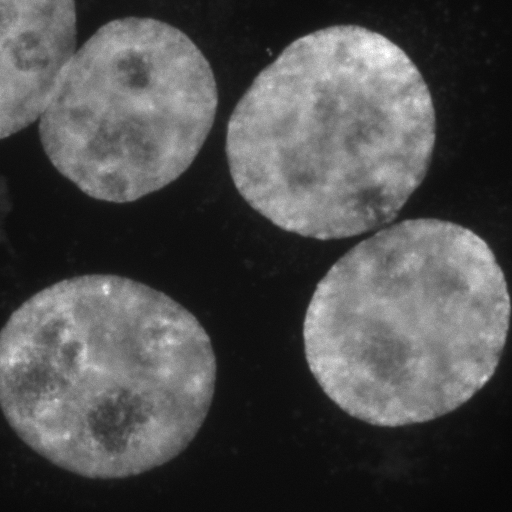
%> input picture tsbb08/labb4/lab4files/cells.tif, 512 x 512 px
$ octave threshCells.m   (GNU Octave 9; MATLAB toolbox functions it lacks are replaced by stand-ins)
%> lines starting %> are read from the running program, lines starting %| are printed output that depends on the picture; in (x1, y1, x2, y2) boxes, pixels count from 0 and x2, y2 are one past the last pixel; in counts of white or black regions, pixels touching at a corner belong together; the program's own positions count from 1
### tsbb08/labb4/lab4files/mid_way.m
function outT = mid_way(histo, startT)
% Calculates a threshold value from a histogram using the mid-way method.
%
% histo: A 1D array histogram.
% The histogram bins must correspond to gray value 0, 1, 2,...
% startT: start threshold
% outT: the calculated threshold (integer)
%
% Programmed by Maria Magnusson 2018-08

num = length(histo);
t0 = floor(startT);
t1 = t0+2;

% Calculate the threshold
%------------------------
while abs(t0-t1) > 0.5

  t0 = t1;

  % Calculate mean for the lower part of the histogram
  %---------------------------------------------------
  lowersum1 = sum(histo(1:t0+1).*[0:t0]);
  lowersum2 = sum(histo(1:t0+1));
  if lowersum2 ~= 0
    mean0 = lowersum1/lowersum2;
  else
    error('Cannot calculate new threshold');
  end;

  % Calculate mean for the upper part of the histogram
  %---------------------------------------------------
  uppersum1 = sum(histo(t0+2:num).*[t0+1:num-1]);
  uppersum2 = sum(histo(t0+2:num));
  if uppersum2 ~= 0
    mean1 = uppersum1/uppersum2;
  else
    error('Cannot calculate new threshold');
  end;

  % Calculate new threshold
  %------------------------
  t1 = floor((mean0+mean1)/2);

end;

outT = t1;

### tsbb08/labb4/lab4files/leastError.m
function outT = leastError(histo, startT)
% Calculates a threshold value from a histogram using the least-error method.
%
% histo: A 1D array histogram.
% The histogram bins must correspond to gray value 0, 1, 2,...
% startT: start threshold
% outT: the calculated threshold (integer)
num = length(histo);
t0 = floor(startT);
t1 = t0+2;
% Calculate the threshold
%------------------------
while abs(t0-t1) > 0.5
    t0 = t1;
    % Calculate mean for the lower part of the histogram
    %---------------------------------------------------
    lowersum1 = sum(histo(1:t0+1).*[0:t0]);
    lowersum2 = sum(histo(1:t0+1));
    if lowersum2 ~= 0
        mean0 = lowersum1/lowersum2;
    else
        error('Cannot calculate new threshold');
    end;

    % Calculate variance for the lower part of the histogram
    %---------------------------------------------------
    lowersum1 = sum(histo(1:t0+1).*([0:t0]-mean0).^2);
    lowersum2 = sum(histo(1:t0+1));
    if lowersum2 ~= 0
        s0 = lowersum1/lowersum2;
    else
        error('Cannot calculate variance')
    end;

    % Calculate probability for the lower part of the histogram
    %---------------------------------------------------
    lowersum1 = sum(histo(1:t0+1));
    lowersum2 = sum(histo(1:num));
    if lowersum2 ~= 0
        p0 = lowersum1/lowersum2;
    else
        error('Cannot calculate probability')
    end;

    % Calculate mean for the upper part of the histogram
    %---------------------------------------------------
    uppersum1 = sum(histo(t0+2:num).*[t0+1:num-1]);
    uppersum2 = sum(histo(t0+2:num));
    if uppersum2 ~= 0
        mean1 = uppersum1/uppersum2;
    else
        error('Cannot calculate new threshold');
    end;

    % Calculate variance for the upper part of the histogram
    %---------------------------------------------------
    uppersum1 = sum(histo(t0+2:num).*([t0+1:num-1]-mean1).^2);
    uppersum2 = sum(histo(t0+2:num));
    if lowersum2 ~= 0
        s1 = uppersum1/uppersum2;
    else
        error('Cannot calculate variance')
    end;

    % Calculate probability for the upper part of the histogram
    %---------------------------------------------------
    uppersum1 = sum(histo(t0+2:num));
    uppersum2 = sum(histo(1:num));
    if lowersum2 ~= 0
        p1 = uppersum1/uppersum2;
    else
        error('Cannot calculate probability')
    end;


    % Calculate new threshold
    %------------------------
    a = (s0*s1)/(s1-s0);
    b = 2*(-(mean0/s0)+(mean1/s1));
    c = -2*log(p0/p1)+log(s0/s1)+(mean0^2/s0)-(mean1^2/s1);
    t1 = floor(max(roots([1 a*b a*c])));

end;
outT = t1;

### tsbb08/labb4/lab4files/threshCells.m
im = imread('cells.tif');
%> im is the input picture: size 512x512 uint8; min 5, max 255, mean 77
histo = hist(im(:),[0:255]);
%> histo = 256 values, max 13224 at index 17, min 0 at index 1, mean 1024
T = mean(mean(im))
%> T = 77.01
%Tmid = 50;
Tmid = mid_way(histo, T)
%> in mid_way, `t0 = floor(startT);`: t0 = 77
%> in mid_way, `t1 = t0+2;`: t1 = 79
%> the loop in mid_way, `while abs(t0-t1) > 0.5` made 2 passes
%> (t0, lowersum1, lowersum2, mean0, uppersum1, uppersum2, mean1, t1) on passes 1 to 2: (79, 2722975, 132031, 20.62, 17463533, 130113, 134.2, 77), (77, 2672246, 131385, 20.34, 17514262, 130759, 133.9, 77)
%> in mid_way, `outT = t1;`: outT = 77
%> Tmid = 77
imTmid = im<=Tmid;
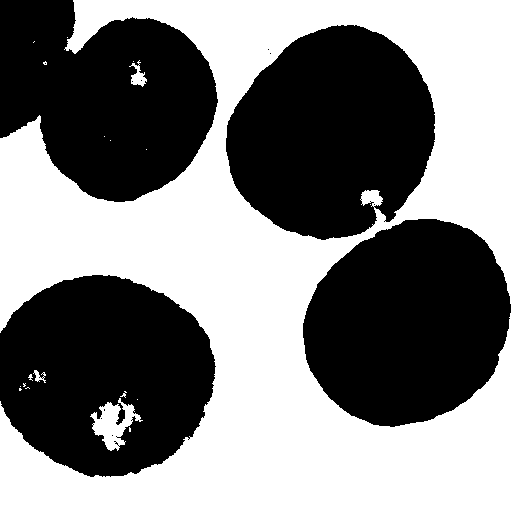
%> imTmid: size 512x512 logical; 50.1% white; 13 black regions (9 under 20 px), largest, box (x1, y1, x2, y2) and area: (226, 25, 435, 240) 33520, (303, 219, 511, 427) 32945, (0, 275, 216, 477) 32669, (0, 0, 218, 202) 31615
figure(1)
colormap(gray(256))
subplot(2,2,1), imagesc(im, [0 255]);
axis image; colorbar
title('original image');
subplot(2,2,2), plot(0:255, histo, '.-r');
axis tight; grid
title('histogram');
subplot(2,2,3), imagesc(imTmid, [0 1]);
axis image; colorbar
title('mid-way thresholded image');
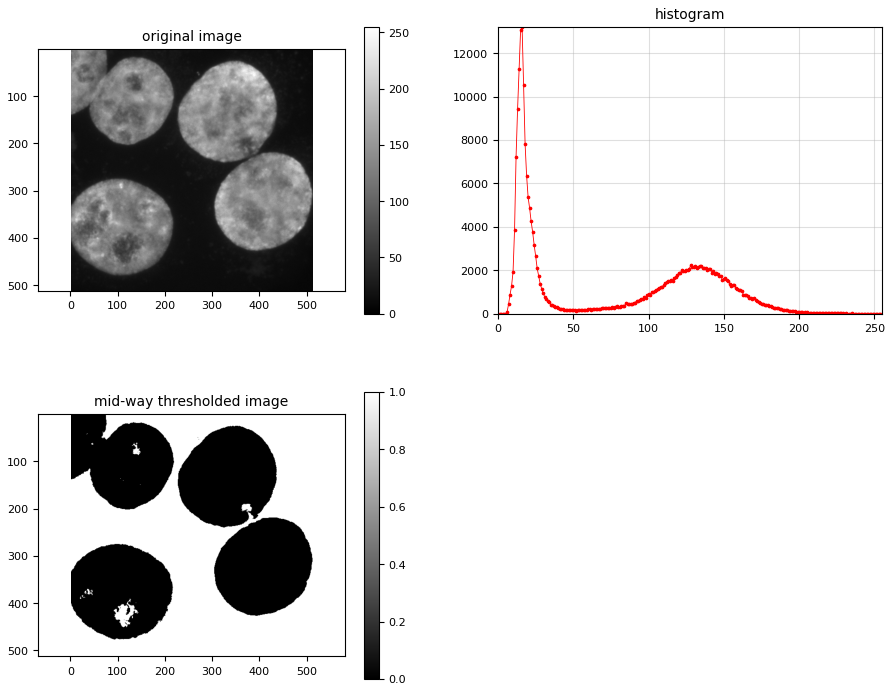
%> figure redrawn from the program's plot data, 3 panels

%%

im = imread('cells.tif');
histo = hist(im(:),[0:255]);
T = Tmid
%> T = 77
Tmid = leastError(histo, T)
%> in leastError, `t1 = t0+2;`: t1 = 79
%> the loop in leastError, `while abs(t0-t1) > 0.5` made 7 passes
%> (t0, mean0, s0, p0, mean1, s1) on passes 1 to 7: (79, 20.62, 156.2, 0.504, 134.2, 629.8), (60, 18.69, 60.39, 0.485, 131.9, 749.2), (45, 17.99, 36.66, 0.475, 130.5, 848.7), (39, 17.73, 30.58, 0.47, 129.6, 914.1), (37, 17.62, 28.56, 0.468, 129.2, 946.7), (36, 17.56, 27.53, 0.466, 129, 966.1), (35, 17.5, 26.47, 0.465, 128.7, 988.6)
%> in leastError, `outT = t1;`: outT = 35
%> Tmid = 35
imTmid = im<=Tmid;
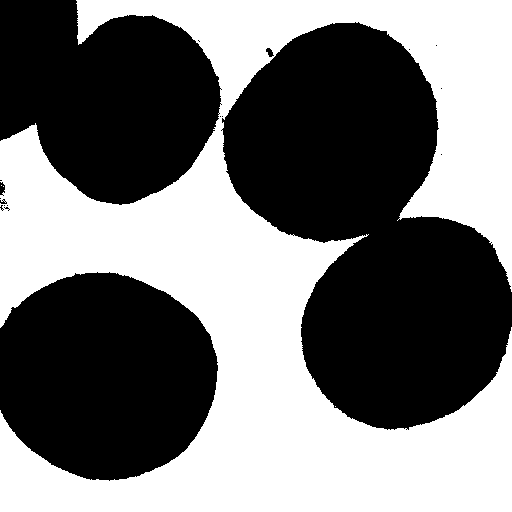
%> imTmid: size 512x512 logical; 46.5% white; 4 white regions (3 under 20 px), largest, box (x1, y1, x2, y2) and area: (0, 0, 512, 512) 121858
figure(2)
colormap(gray(256))
subplot(2,2,1), imagesc(im, [0 255]);
axis image; colorbar
title('original image');
subplot(2,2,2), plot(0:255, histo, '.-r');
axis tight; grid
title('histogram');
subplot(2,2,3), imagesc(imTmid, [0 1]);
axis image; colorbar
title('least error thresholded image');
